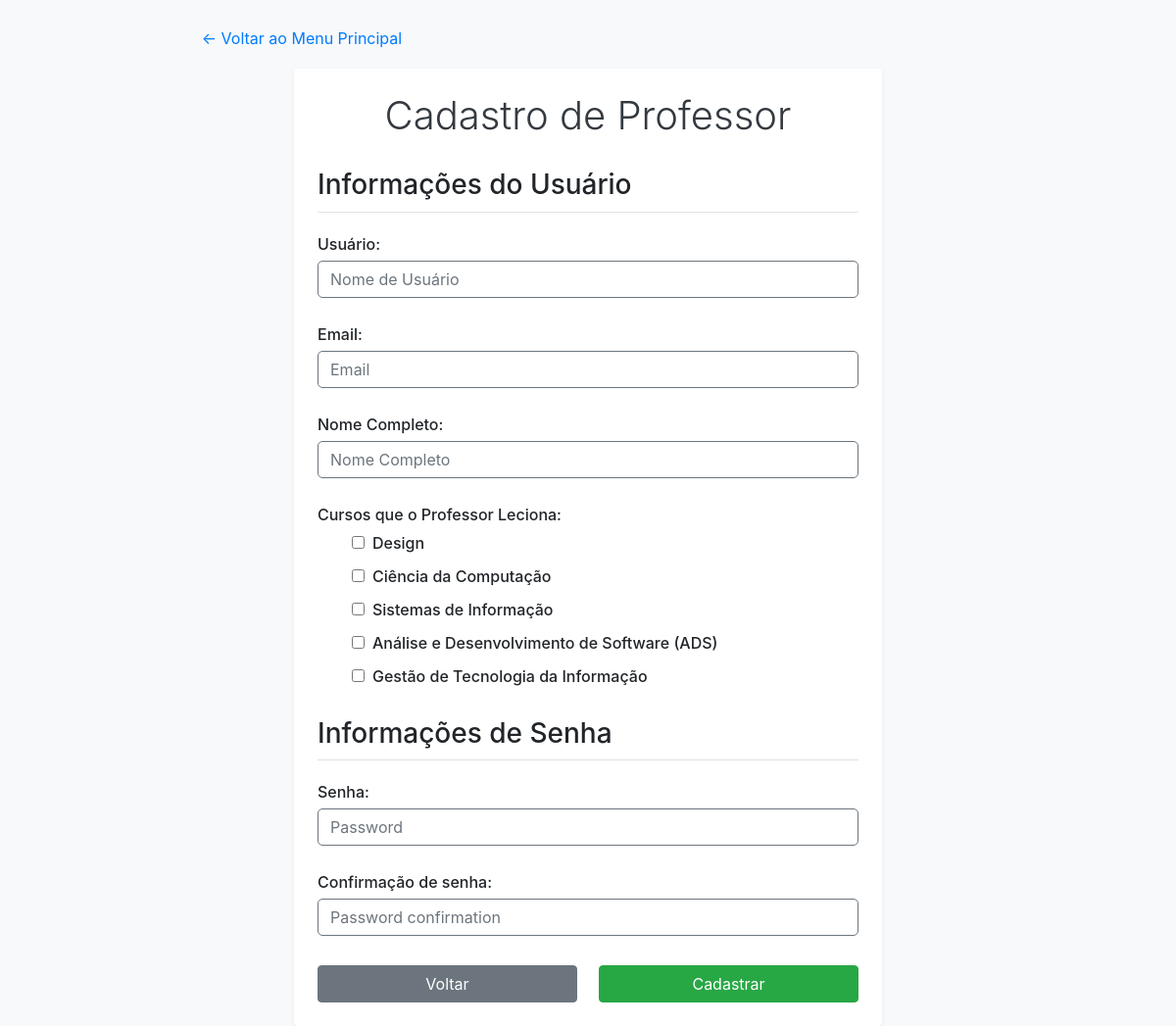
The page /cadastrar_professor/ on the database its author committed.
### cadastro_app/models.py (models this page shows)
class Curso(models.Model):
    nome = models.CharField(max_length=100)
    def __str__(self):
        return self.nome

### cadastro_app/views.py (the view)
# urls.py: path('cadastrar_professor/', views.cadastrar_professor,name='cadastrar_professor'),
def cadastrar_professor(request):
    if request.method == 'POST':
        form = ProfessorRegistrationForm(request.POST)
        if form.is_valid():
            form.save()
            messages.success(request, 'Professor cadastrado com sucesso! Por favor, faça o login.')
            return redirect('login_professor')
        else:
            messages.error(request, 'Houve um erro no cadastro. Verifique as informações.')
    else:
        form = ProfessorRegistrationForm()
    return render(request, 'cadastro_app/cadastrar_professor.html', {'form': form})

### cadastro_app/templates/cadastro_app/cadastrar_professor.html (shortened to what this page needs)
<!DOCTYPE html>
<html lang="pt-br">
<head>
    <link rel="stylesheet" href="https://stackpath.bootstrapcdn.com/bootstrap/4.5.2/css/bootstrap.min.css">
</head>
<body>
    <a href="/" class="btn btn-link" style="position: fixed; top: 20px; left: 20px; color: #007bff; text-decoration: none;">&larr; Voltar ao Menu Principal</a>
    <div class="container bg-white p-4 shadow-sm rounded" style="margin-top: 70px;">
        <h1>Cadastro de Professor</h1>
        <form method="post" action="{% url 'cadastrar_professor' %}">
            <h3>Informações do Usuário</h3>
            <div class="form-group">
                <label for="id_username">Usuário:</label>
                {{ form.username }}
            </div>
            <div class="form-group">
                <label for="id_email">Email:</label>
                {{ form.email }}
            </div>
            <div class="form-group">
                <label for="id_nome_completo">Nome Completo:</label>
                {{ form.nome_completo }}
            </div>
            <div class="form-group">
                <label for="id_cursos">Cursos que o Professor Leciona:</label>
                <div class="checkbox-group">
                    {% for checkbox in form.cursos %}
                        <div class="form-check d-flex align-items-center">
                            {{ checkbox.tag }}
                            <label class="form-check-label ml-2" for="{{ checkbox.id_for_label }}">{{ checkbox.choice_label }}</label>
                        </div>
                    {% endfor %}
                </div>
            </div>
            <h3>Informações de Senha</h3>
            <div class="form-group">
                <label for="id_password1">Senha:</label>
                {{ form.password1 }}
            </div>
            <div class="form-group">
                <label for="id_password2">Confirmação de senha:</label>
                {{ form.password2 }}
            </div>
            <div class="btn-container">
                <a href="{% url 'pagina_inicial' %}" class="btn btn-secondary">Voltar</a>
                <button type="submit" class="btn btn-success">Cadastrar</button>
            </div>
        </form>
    </div>
</body>
</html>

### cadastro_app/templates/cadastro_app/cadastrar_professor.html (style rules this page uses)
body { background-color: #f8f9fa; }
.container { max-width: 600px; margin-top: 50px; padding: 30px; background-color: #ffffff; box-shadow: 0 0 15px rgba(0, 0, 0, 0.1); border-radius: 10px; }
h1 { text-align: center; margin-bottom: 30px; font-weight: 300; color: #343a40; }
h3 { margin-top: 30px; margin-bottom: 20px; border-bottom: 1px solid #dee2e6; padding-bottom: 10px; }
.btn-container { margin-top: 30px; display: flex; justify-content: space-between; }
.btn { width: 48%; }
.form-group { margin-bottom: 25px; }
label { font-weight: 500; margin-bottom: 5px; display: block; }
.form-control { border-radius: 5px; border: 1px solid #ced4da; }
.checkbox-group { padding-left: 15px; }
.form-check { margin-bottom: 10px; }

### rows shown on the page
Curso: choice_label "Design"
Curso: choice_label "Ciência da Computação"
Curso: choice_label "Sistemas de Informação"
Curso: choice_label "Análise e Desenvolvimento de Software (ADS)"
Curso: choice_label "Gestão de Tecnologia da Informação"
